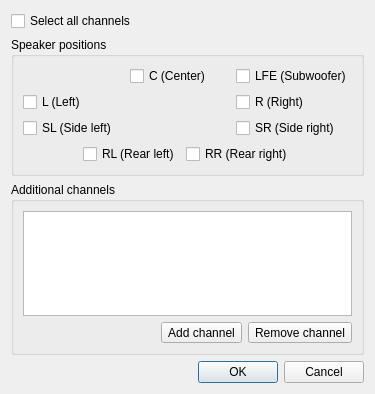
<?xml version="1.0" encoding="UTF-8"?>
<ui version="4.0">
 <class>ChannelFilterGUIDialog</class>
 <widget class="QDialog" name="ChannelFilterGUIDialog">
  <property name="geometry">
   <rect>
    <x>0</x>
    <y>0</y>
    <width>375</width>
    <height>394</height>
   </rect>
  </property>
  <property name="windowTitle">
   <string>Channel selection</string>
  </property>
  <layout class="QVBoxLayout" name="verticalLayout">
   <item>
    <widget class="QCheckBox" name="allChannelsCheckBox">
     <property name="text">
      <string>Select all channels</string>
     </property>
    </widget>
   </item>
   <item>
    <widget class="QGroupBox" name="positionsGroupBox">
     <property name="title">
      <string>Speaker positions</string>
     </property>
     <layout class="QGridLayout" name="gridLayout_2">
      <item row="3" column="2">
       <widget class="QCheckBox" name="sideRightCheckBox">
        <property name="text">
         <string>SR (Side right)</string>
        </property>
       </widget>
      </item>
      <item row="1" column="1">
       <widget class="QCheckBox" name="centerCheckBox">
        <property name="text">
         <string>C (Center)</string>
        </property>
       </widget>
      </item>
      <item row="1" column="2">
       <widget class="QCheckBox" name="subWooferCheckBox">
        <property name="text">
         <string>LFE (Subwoofer)</string>
        </property>
       </widget>
      </item>
      <item row="2" column="0">
       <widget class="QCheckBox" name="leftCheckBox">
        <property name="text">
         <string>L (Left)</string>
        </property>
       </widget>
      </item>
      <item row="4" column="0" rowspan="2" colspan="3">
       <widget class="QStackedWidget" name="stackedWidget">
        <property name="sizePolicy">
         <sizepolicy hsizetype="Preferred" vsizetype="Fixed">
          <horstretch>0</horstretch>
          <verstretch>0</verstretch>
         </sizepolicy>
        </property>
        <property name="currentIndex">
         <number>0</number>
        </property>
        <widget class="QWidget" name="page">
         <layout class="QHBoxLayout" name="horizontalLayout_2">
          <property name="leftMargin">
           <number>0</number>
          </property>
          <property name="topMargin">
           <number>0</number>
          </property>
          <property name="rightMargin">
           <number>0</number>
          </property>
          <property name="bottomMargin">
           <number>0</number>
          </property>
          <item>
           <spacer name="horizontalSpacer">
            <property name="orientation">
             <enum>Qt::Horizontal</enum>
            </property>
            <property name="sizeHint" stdset="0">
             <size>
              <width>1</width>
              <height>1</height>
             </size>
            </property>
           </spacer>
          </item>
          <item>
           <widget class="QCheckBox" name="rearLeftCheckBox">
            <property name="text">
             <string>RL (Rear left)</string>
            </property>
           </widget>
          </item>
          <item>
           <widget class="QCheckBox" name="rearRightCheckBox">
            <property name="text">
             <string>RR (Rear right)</string>
            </property>
           </widget>
          </item>
          <item>
           <spacer name="horizontalSpacer_2">
            <property name="orientation">
             <enum>Qt::Horizontal</enum>
            </property>
            <property name="sizeHint" stdset="0">
             <size>
              <width>1</width>
              <height>1</height>
             </size>
            </property>
           </spacer>
          </item>
         </layout>
        </widget>
        <widget class="QWidget" name="page_2">
         <layout class="QHBoxLayout" name="horizontalLayout">
          <property name="leftMargin">
           <number>0</number>
          </property>
          <property name="topMargin">
           <number>0</number>
          </property>
          <property name="rightMargin">
           <number>0</number>
          </property>
          <property name="bottomMargin">
           <number>0</number>
          </property>
          <item>
           <spacer name="horizontalSpacer_3">
            <property name="orientation">
             <enum>Qt::Horizontal</enum>
            </property>
            <property name="sizeHint" stdset="0">
             <size>
              <width>40</width>
              <height>1</height>
             </size>
            </property>
           </spacer>
          </item>
          <item>
           <widget class="QCheckBox" name="rearCenterCheckBox">
            <property name="text">
             <string>RC (Rear center)</string>
            </property>
           </widget>
          </item>
          <item>
           <spacer name="horizontalSpacer_4">
            <property name="orientation">
             <enum>Qt::Horizontal</enum>
            </property>
            <property name="sizeHint" stdset="0">
             <size>
              <width>40</width>
              <height>1</height>
             </size>
            </property>
           </spacer>
          </item>
         </layout>
        </widget>
       </widget>
      </item>
      <item row="3" column="0">
       <widget class="QCheckBox" name="sideLeftCheckBox">
        <property name="text">
         <string>SL (Side left)</string>
        </property>
       </widget>
      </item>
      <item row="2" column="2">
       <widget class="QCheckBox" name="rightCheckBox">
        <property name="text">
         <string>R (Right)</string>
        </property>
       </widget>
      </item>
     </layout>
    </widget>
   </item>
   <item>
    <widget class="QGroupBox" name="additionalChannelsGroupBox">
     <property name="title">
      <string>Additional channels</string>
     </property>
     <layout class="QGridLayout" name="gridLayout">
      <item row="2" column="2">
       <widget class="QToolButton" name="removeButton">
        <property name="text">
         <string>Remove channel</string>
        </property>
        <property name="icon">
         <iconset resource="../Editor.qrc">
          <normaloff>:/icons/list-remove-red.ico</normaloff>:/icons/list-remove-red.ico</iconset>
        </property>
       </widget>
      </item>
      <item row="2" column="1">
       <widget class="QToolButton" name="addButton">
        <property name="text">
         <string>Add channel</string>
        </property>
        <property name="icon">
         <iconset resource="../Editor.qrc">
          <normaloff>:/icons/list-add-green.ico</normaloff>:/icons/list-add-green.ico</iconset>
        </property>
       </widget>
      </item>
      <item row="2" column="0">
       <spacer name="horizontalSpacer_5">
        <property name="orientation">
         <enum>Qt::Horizontal</enum>
        </property>
        <property name="sizeHint" stdset="0">
         <size>
          <width>40</width>
          <height>20</height>
         </size>
        </property>
       </spacer>
      </item>
      <item row="0" column="0" colspan="3">
       <widget class="QListWidget" name="listWidget">
        <property name="editTriggers">
         <set>QAbstractItemView::AnyKeyPressed|QAbstractItemView::DoubleClicked|QAbstractItemView::EditKeyPressed</set>
        </property>
        <property name="dragEnabled">
         <bool>true</bool>
        </property>
        <property name="dragDropMode">
         <enum>QAbstractItemView::InternalMove</enum>
        </property>
        <property name="selectionMode">
         <enum>QAbstractItemView::ExtendedSelection</enum>
        </property>
       </widget>
      </item>
     </layout>
    </widget>
   </item>
   <item>
    <widget class="QDialogButtonBox" name="buttonBox">
     <property name="orientation">
      <enum>Qt::Horizontal</enum>
     </property>
     <property name="standardButtons">
      <set>QDialogButtonBox::Cancel|QDialogButtonBox::Ok</set>
     </property>
    </widget>
   </item>
  </layout>
 </widget>
 <resources>
  <include location="../Editor.qrc"/>
 </resources>
 <connections>
  <connection>
   <sender>buttonBox</sender>
   <signal>accepted()</signal>
   <receiver>ChannelFilterGUIDialog</receiver>
   <slot>accept()</slot>
   <hints>
    <hint type="sourcelabel">
     <x>257</x>
     <y>303</y>
    </hint>
    <hint type="destinationlabel">
     <x>157</x>
     <y>274</y>
    </hint>
   </hints>
  </connection>
  <connection>
   <sender>buttonBox</sender>
   <signal>rejected()</signal>
   <receiver>ChannelFilterGUIDialog</receiver>
   <slot>reject()</slot>
   <hints>
    <hint type="sourcelabel">
     <x>325</x>
     <y>303</y>
    </hint>
    <hint type="destinationlabel">
     <x>286</x>
     <y>274</y>
    </hint>
   </hints>
  </connection>
 </connections>
</ui>
